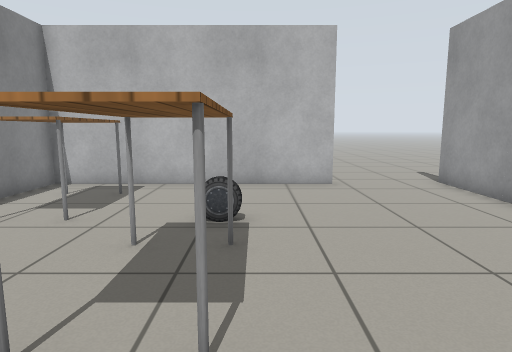
[1] (above)

18 first-person views from a walk through a Gazebo world. The camera is 0.9 m above the floor, tilts 8° down and sees 75° across. The floor is counted in squares, 0.5 m on a side. Each view is taken from the middle of a square. On the plan, view 1 faces up. The plan holds only what a view shows up to about 17 squares ahead; the rest is blank. Simple patterns stand in for the simulator's built-in surfaces. Simple shapes stand in for some stock models.

[2]
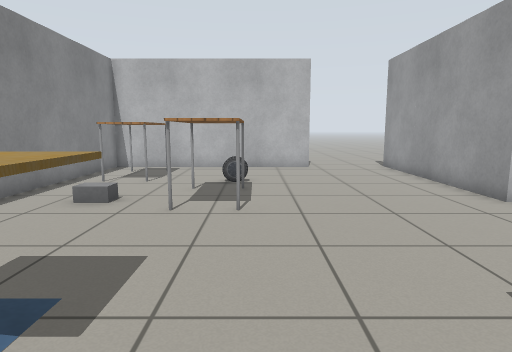

[3]
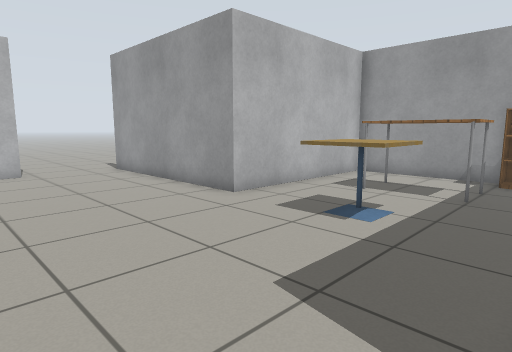

[4]
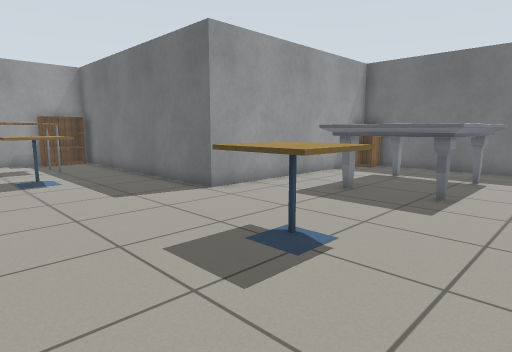

[5]
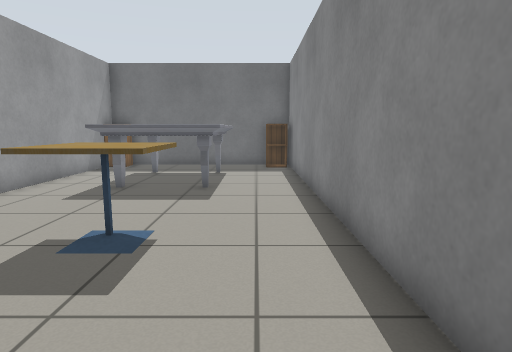

[6]
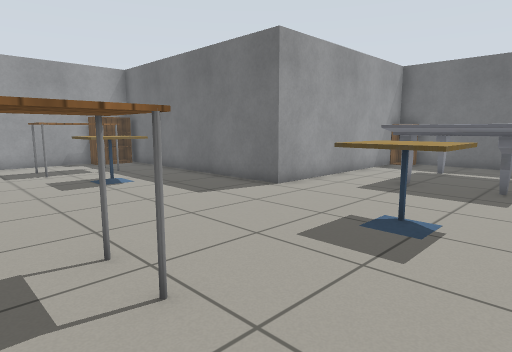

[7]
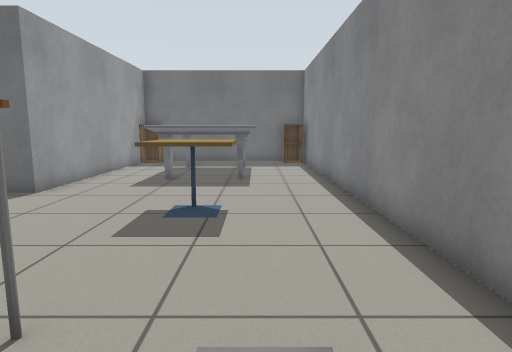

[8]
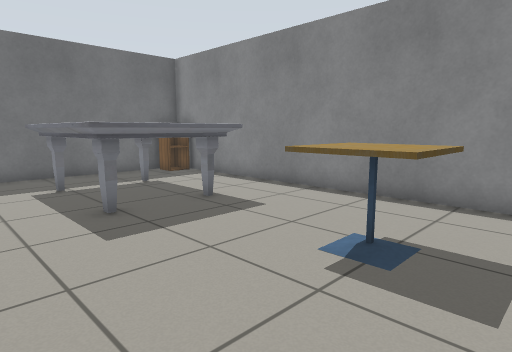

[9]
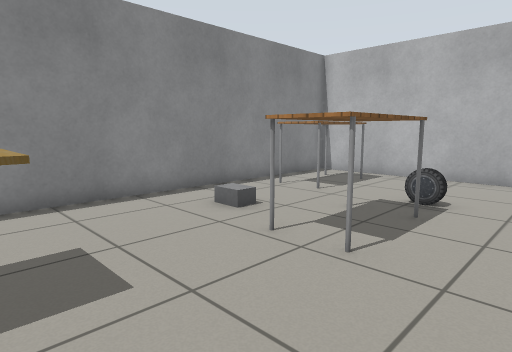

[10]
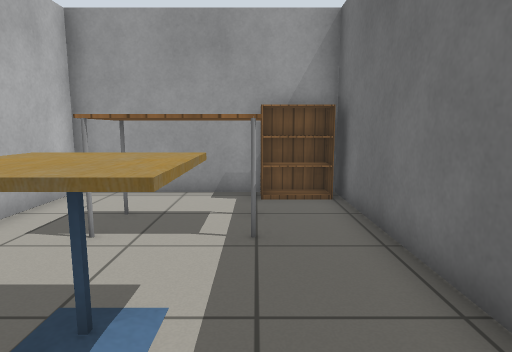

[11]
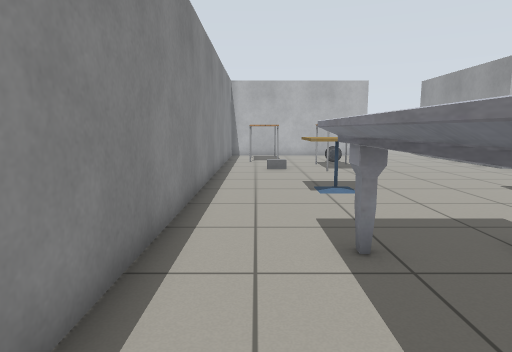

[12]
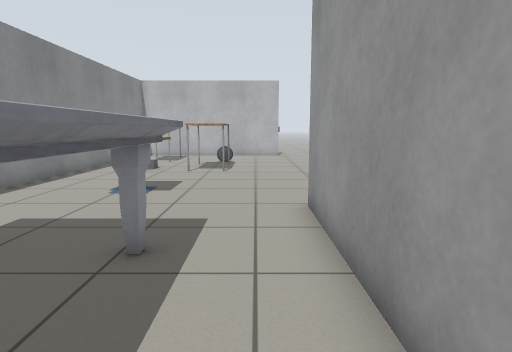

[13]
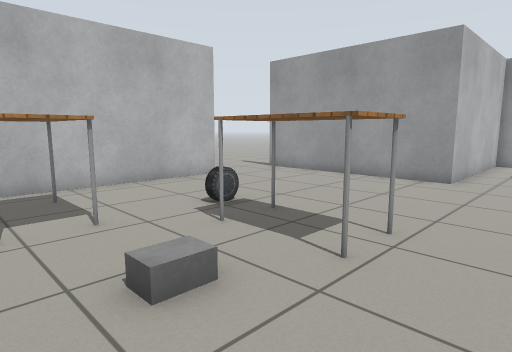

[14]
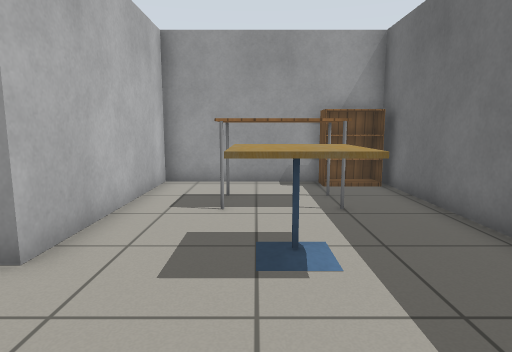

[15]
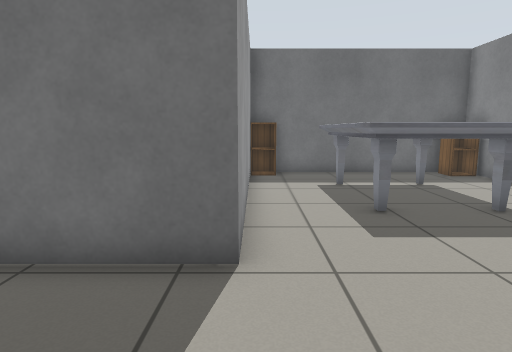

[16]
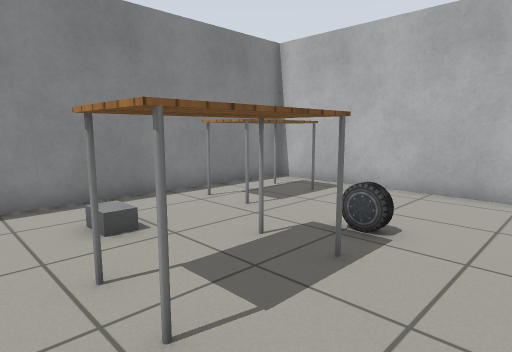

[17]
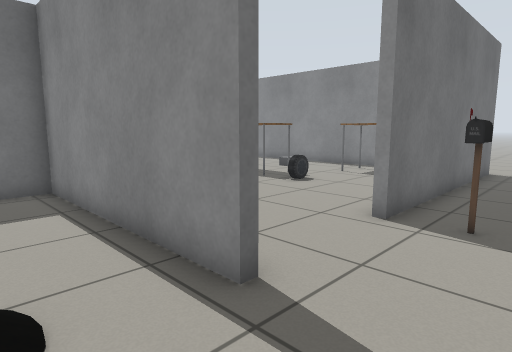

[18]
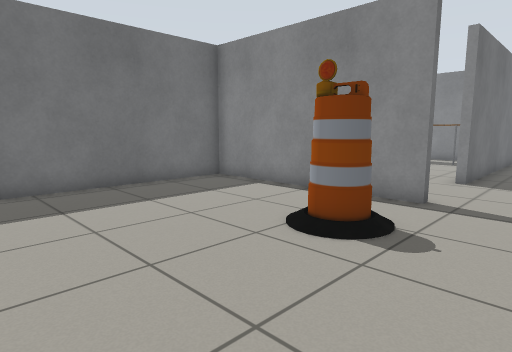

### Floor plan
Points are (right, up) in squares from view 1. A wall is a line through its corners. A room is listed if a view was taken in it or the views show most of it. See-through windows are left out.
Room 1 (views 1, 2, 3, 4, 5, 6, 7, 8, 9, 10, 11, 12, 13, 14, 15, 16)
walls: (2.6, 10.9) (-6.7, 10.9) (-6.7, -14) (2.2, -14); (2.2, -12.5) (2.2, -4.3) (12.5, -4.3); (13.4, -2.7) (13.4, 3.1) (6.2, 3.1) (6.2, 11.2)
ways out: opening at (4, 11)
objects: cabinet (-6, -13); table (-5, 7) to (-4, 9); marble table (-4, -11) to (0, -7); grey box (-4, 3); cafe table (-3, -3) to (-2, -2); table (-2, 2) to (-1, 5); car (-1, 7); cabinet (1, -13) to (2, -13); cafe table (6, -1) to (7, 0); table (10, -2) to (11, 1); bookshelf (13, -4) to (13, -2)
Room 2 (views 17, 18)
walls: (6.2, 11.2) (6.5, 11.2) (6.5, 3.4) (13.7, 3.4)
ways out: opening at (6, 13)
objects: barrel (9, 10) to (10, 11)

Positions as (right, up) in squares from view 1, and headings:
1: (0, 0), facing up
2: (0, -5), facing up
3: (0, -4), facing up-right
4: (-6, 2), facing down-right
5: (-5, 3), facing down
6: (-5, 4), facing down-right
7: (-4, 5), facing down
8: (2, 0), facing down-left
9: (2, -2), facing up-left
10: (4, -2), facing right
11: (-5, -12), facing up
12: (1, -12), facing up
13: (-6, 0), facing up-right
14: (2, 0), facing right
15: (2, 0), facing down
16: (2, 1), facing up-left
17: (9, 14), facing down-left
18: (15, 14), facing down-left
